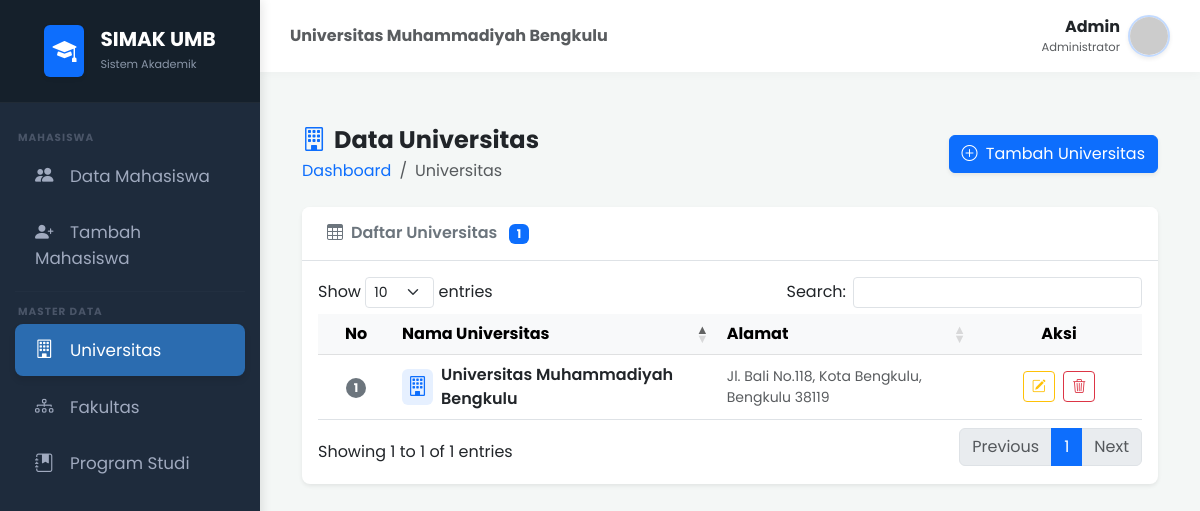
/universitas/index.php (signed in), run on the app's committed database.
### tables this page shows
CREATE TABLE IF NOT EXISTS `universitas` (
  `id_universitas` INT AUTO_INCREMENT PRIMARY KEY,
  `nama_universitas` VARCHAR(255) NOT NULL,
  `alamat` TEXT
);

### universitas/index.php (the view, shortened to what this page needs)
<?php
require_once '../includes/header.php';
$pdo = getDB();
$stmt = $pdo->query("SELECT * FROM universitas ORDER BY nama_universitas ASC");
$universitas = $stmt->fetchAll(PDO::FETCH_ASSOC);
?>
<div class="container-fluid py-4">
    <div class="d-flex align-items-center justify-content-between mb-4">
        <div>
            <h4 class="mb-1 fw-bold text-dark">
                <i class="bi bi-building me-2 text-primary"></i>Data Universitas
            </h4>
            <nav aria-label="breadcrumb">
                <ol class="breadcrumb mb-0 small">
                    <li class="breadcrumb-item"><a href="<?= BASE_URL ?>/index.php" class="text-decoration-none">Dashboard</a></li>
                    <li class="breadcrumb-item active">Universitas</li>
                </ol>
            </nav>
        </div>
        <a href="<?= BASE_URL ?>/universitas/tambah.php" class="btn btn-primary shadow-sm">
            <i class="bi bi-plus-circle me-1"></i> Tambah Universitas
        </a>
    </div>
    <div class="card shadow-sm border-0 rounded-3">
        <div class="card-header bg-white d-flex align-items-center justify-content-between py-3 border-bottom">
            <h6 class="mb-0 fw-semibold text-secondary">
                <i class="bi bi-table me-2"></i>Daftar Universitas
                <span class="badge bg-primary ms-2"><?= count($universitas) ?></span>
            </h6>
        </div>
        <div class="card-body p-3">
            <div class="table-responsive">
                <table id="tblUniversitas" class="table table-hover align-middle mb-0 w-100">
                    <thead class="table-light">
                        <tr>
                            <th width="60" class="text-center">No</th>
                            <th>Nama Universitas</th>
                            <th>Alamat</th>
                            <th width="150" class="text-center">Aksi</th>
                        </tr>
                    </thead>
                    <tbody>
                            <?php foreach ($universitas as $i => $row): ?>
                                <tr>
                                    <td class="text-center">
                                        <span class="badge bg-secondary rounded-pill"><?= $i + 1 ?></span>
                                    </td>
                                    <td>
                                        <div class="d-flex align-items-center gap-2">
                                            <div class="bg-primary bg-opacity-10 text-primary rounded-2 d-flex align-items-center justify-content-center" style="width:36px;height:36px;">
                                                <i class="bi bi-building fs-5"></i>
                                            </div>
                                            <span class="fw-semibold"><?= htmlspecialchars($row['nama_universitas']) ?></span>
                                        </div>
                                    </td>
                                    <td class="text-muted small"><?= !empty($row['alamat']) ? htmlspecialchars($row['alamat']) : '<span class="fst-italic text-muted">-</span>' ?></td>
                                    <td class="text-center">
                                        <a href="<?= BASE_URL ?>/universitas/edit.php?id=<?= (int)$row['id_universitas'] ?>"
                                           class="btn btn-sm btn-outline-warning me-1" title="Edit">
                                            <i class="bi bi-pencil-square"></i>
                                        </a>
                                        <a href="<?= BASE_URL ?>/universitas/hapus.php?id=<?= (int)$row['id_universitas'] ?>"
                                           class="btn btn-sm btn-outline-danger" title="Hapus"
                                           onclick="return confirm('Yakin ingin menghapus universitas \'<?= htmlspecialchars(addslashes($row['nama_universitas'])) ?>\'?')">
                                            <i class="bi bi-trash3"></i>
                                        </a>
                                    </td>
                                </tr>
                            <?php endforeach; ?>
                    </tbody>
                </table>
            </div>
        </div>
    </div>
</div>
<?php require_once '../includes/footer.php'; ?>

### includes/header.php (style rules this page uses)
body { font-family: 'Poppins', sans-serif; background-color: #f4f7f6; overflow-x: hidden; }
.card { border: none; border-radius: 12px; box-shadow: 0 5px 20px rgba(0,0,0,.03); margin-bottom: 30px; overflow: hidden; }
.card-header { background-color: #fff; border-bottom: 1px solid #f0f2f5; padding: 20px 25px; }

### data on the page
universitas: nama_universitas "Universitas Muhammadiyah Bengkulu", alamat "Jl. Bali No.118, Kota Bengkulu, Bengkulu 38119"

### other printed values
APP_NAME "SIMAK UMB"
APP_SUBTITLE "Universitas Muhammadiyah Bengkulu"
$_SESSION['admin_nama'] "Admin"
count($universitas) "1"
